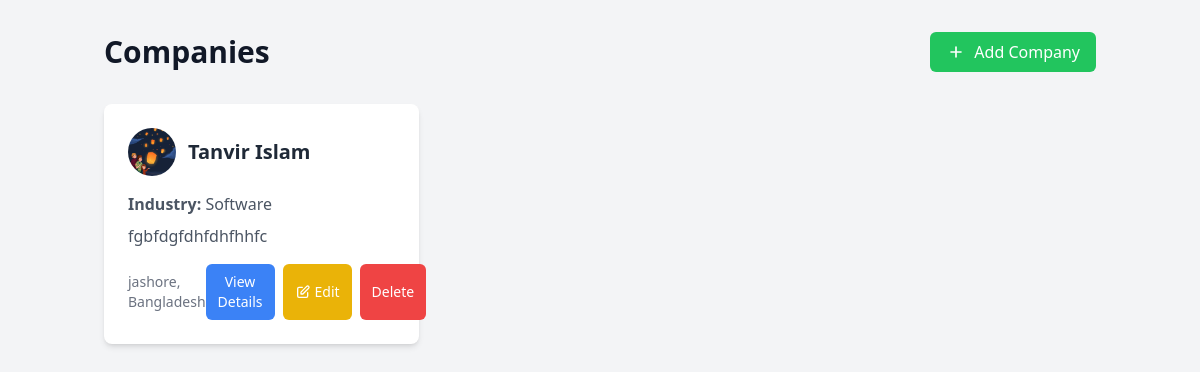
Before: / with the older database file.
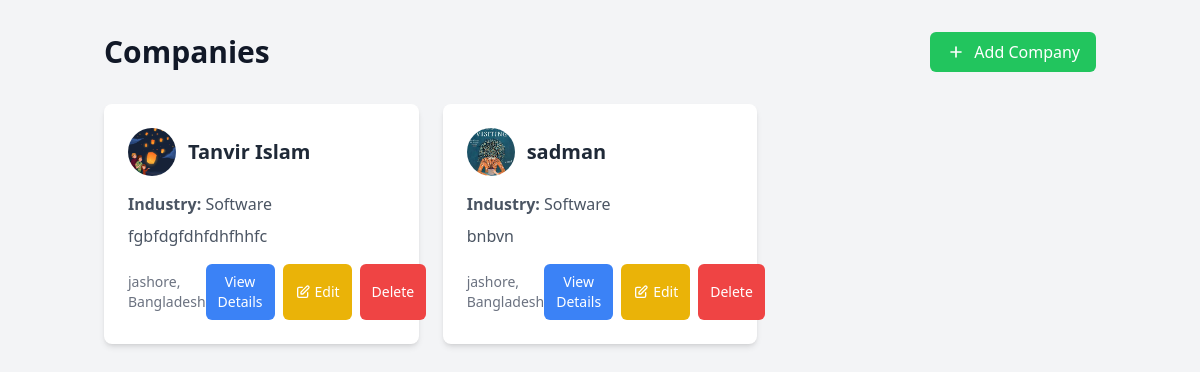
After: the same page with the newer database file.
### Home/models.py (models this page shows, shortened)
class baseModel(models.Model):
    created_at = models.DateTimeField(auto_now_add=True)
    updated_at = models.DateTimeField(auto_now=True)
    class Meta:
        abstract = True

class CompanyInformation(baseModel):
    name = models.CharField(max_length=255, verbose_name="Company Name")
    email = models.EmailField(max_length=255, verbose_name="Company Email")
    phone = models.CharField(max_length=255, verbose_name="Company Phone", blank=True, null=True)
    address = models.CharField(max_length=255, verbose_name="Company Address", blank=True, null=True)
    city = models.CharField(max_length=255, verbose_name="Company City", blank=True, null=True)
    country = models.CharField(max_length=255, verbose_name="Company Country", blank=True, null=True)
    website = models.URLField(max_length=255, verbose_name="Company Website", blank=True, null=True)
    industry = models.CharField(max_length=255, verbose_name="Company Industry", blank=True, null=True)
    employee_count = models.CharField(max_length=255, verbose_name="Company Employee Count", blank=True, null=True)
    description = models.TextField(verbose_name="Company Description", blank=True, null=True)
    logo = models.ImageField(upload_to='media/', verbose_name="Company Logo", blank=True, null=True)
    class Meta:
        verbose_name = "Company Information"
        verbose_name_plural = "Company Information"

### Home/views.py (the view)
# urls.py: path('', views.CompanyList.as_view(), name='company_list'),
class CompanyList(ListView):
    model = CompanyInformation
    template_name = 'company_list.html'
    context_object_name = 'companies'
    def get_queryset(self):
        return CompanyInformation.objects.all()
    def get_context_data(self, **kwargs):
        context = super().get_context_data(**kwargs)
        context['employees'] = Employee.objects.select_related('company')[:10]  # Latest 10 employees
        context['total_companies'] = CompanyInformation.objects.count()
        context['total_employees'] = Employee.objects.filter(is_active=True).count()
        context['recent_employees'] = Employee.objects.select_related('company').filter(is_active=True).order_by('-created_at')[:5]
        return context

### Home/templates/company_list.html (shortened to what the changed rows need)
<!DOCTYPE html>
<html lang="en">
<head>
    <script src="https://cdn.tailwindcss.com"></script>
</head>
<body class="bg-gray-100">
    <div x-data="{
        companies: [],
        showModal: false,
        showDeleteModal: false,
        selectedCompany: null,
        companyToDelete: null,
        openModal(company) {
            this.selectedCompany = company;
            this.showModal = true;
        },
        closeModal() {
            this.showModal = false;
            this.selectedCompany = null;
        },
        openDeleteModal(company) {
            this.companyToDelete = company;
            this.showDeleteModal = true;
        },
        closeDeleteModal() {
            this.showDeleteModal = false;
            this.companyToDelete = null;
        },
        confirmDelete() {
            if (this.companyToDelete) {
                window.location.href = `/company/${this.companyToDelete.id}/delete/`;
            }
        }
    }" class="container mx-auto px-4 py-8">
        <div class="flex justify-between items-center mb-8">
            <h1 class="text-3xl font-bold text-gray-900">Companies</h1>
        </div>
        <div class="grid grid-cols-1 md:grid-cols-2 lg:grid-cols-3 gap-6">
            {% for company in companies %}
            <div class="bg-white rounded-lg shadow-md p-6 hover:shadow-lg transition duration-300">
                <div class="flex items-center mb-4">
                    {% if company.logo %}
                    <img src="{{ company.logo.url }}" alt="{{ company.name }} Logo" class="w-12 h-12 rounded-full mr-3 object-cover">
                    {% endif %}
                    <h2 class="text-xl font-semibold text-gray-800">{{ company.name }}</h2>
                </div>
                <p class="text-gray-600 mb-2"><strong>Industry:</strong> {{ company.industry }}</p>
                <p class="text-gray-600 mb-4 line-clamp-3">{{ company.description|truncatewords:20 }}</p>
                <div class="flex justify-between items-center">
                    <span class="text-sm text-gray-500">{{ company.city }}, {{ company.country }}</span>
                    <div class="flex space-x-2">
                        <button @click="openModal({
                            id: {{ company.id }},
                            name: '{{ company.name|escapejs }}',
                            email: '{{ company.email }}',
                            phone: '{{ company.phone }}',
                            address: '{{ company.address|escapejs }}',
                            city: '{{ company.city|escapejs }}',
                            country: '{{ company.country|escapejs }}',
                            website: '{{ company.website }}',
                            industry: '{{ company.industry|escapejs }}',
                            employee_count: '{{ company.employee_count }}',
                            description: '{{ company.description|escapejs }}',
                            logo: '{% if company.logo %}{{ company.logo.url }}{% endif %}',
                            created_at: '{{ company.created_at|date:"F d, Y" }}'
                        })"
                           class="bg-blue-500 hover:bg-blue-600 text-white px-3 py-2 rounded-md transition duration-300 text-sm">
                            View Details
                        </button>
                        <a href="{% url 'home:company_update' company.id %}"
                           class="bg-yellow-500 hover:bg-yellow-600 text-white px-3 py-2 rounded-md transition duration-300 text-sm inline-flex items-center">
                            <svg class="w-4 h-4 mr-1" fill="none" stroke="currentColor" viewBox="0 0 24 24">
                                <path stroke-linecap="round" stroke-linejoin="round" stroke-width="2" d="M11 5H6a2 2 0 00-2 2v11a2 2 0 002 2h11a2 2 0 002-2v-5m-1.414-9.414a2 2 0 112.828 2.828L11.828 15H9v-2.828l8.586-8.586z"></path>
                            </svg>
                            Edit
                        </a>
                        <button @click="openDeleteModal({
                            id: {{ company.id }},
                            name: '{{ company.name|escapejs }}'
                        })"
                           class="bg-red-500 hover:bg-red-600 text-white px-3 py-2 rounded-md transition duration-300 text-sm">
                            Delete
                        </button>
                    </div>
                </div>
            </div>
            {% endfor %}
        </div>
    </div>
</body>
</html>

Changed rows visible on the page:
added CompanyInformation: logo (picture), name "sadman", industry "Software", description "bnbvn", city "jashore", country "Bangladesh"
